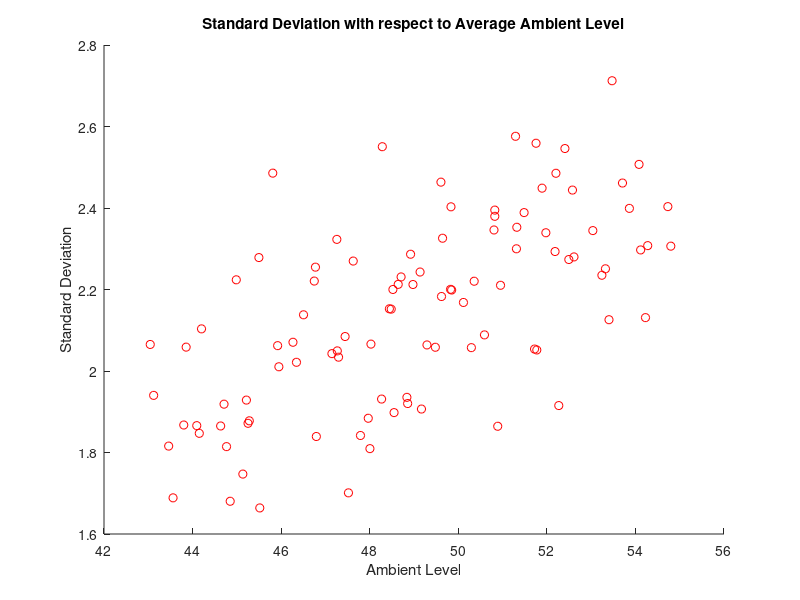
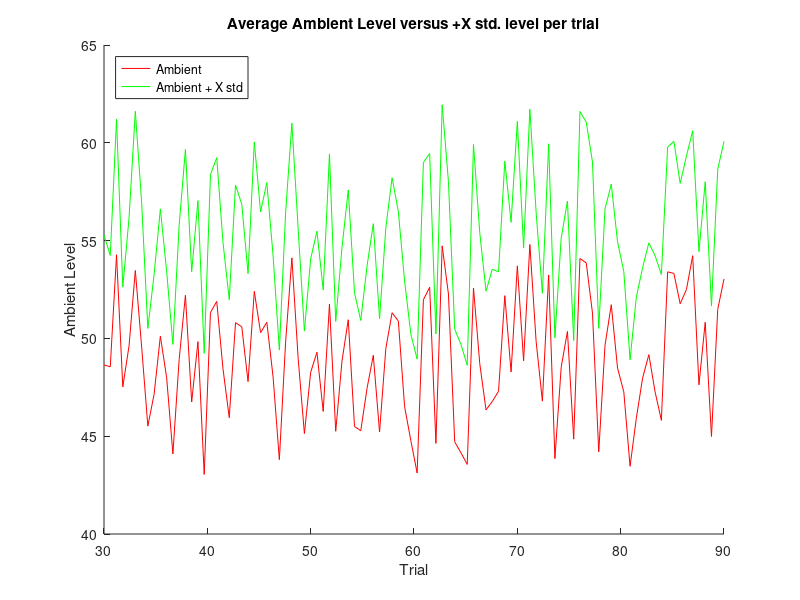
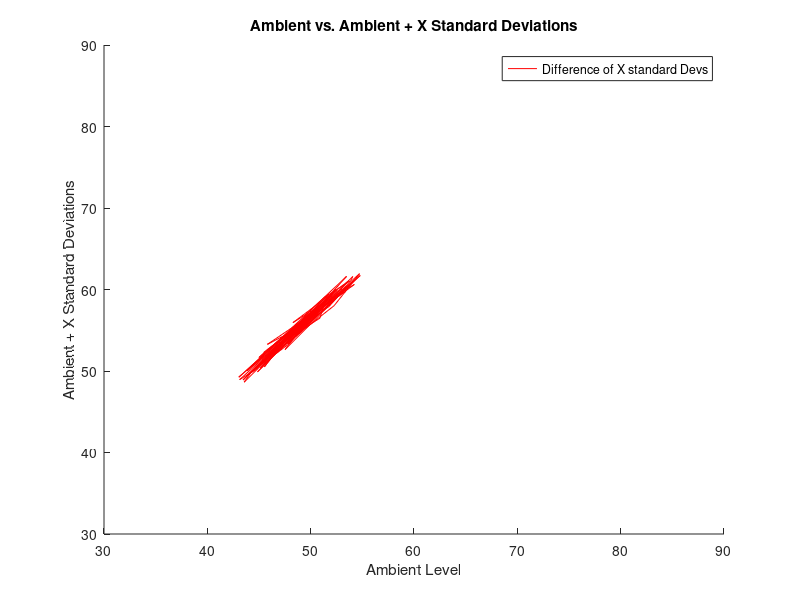
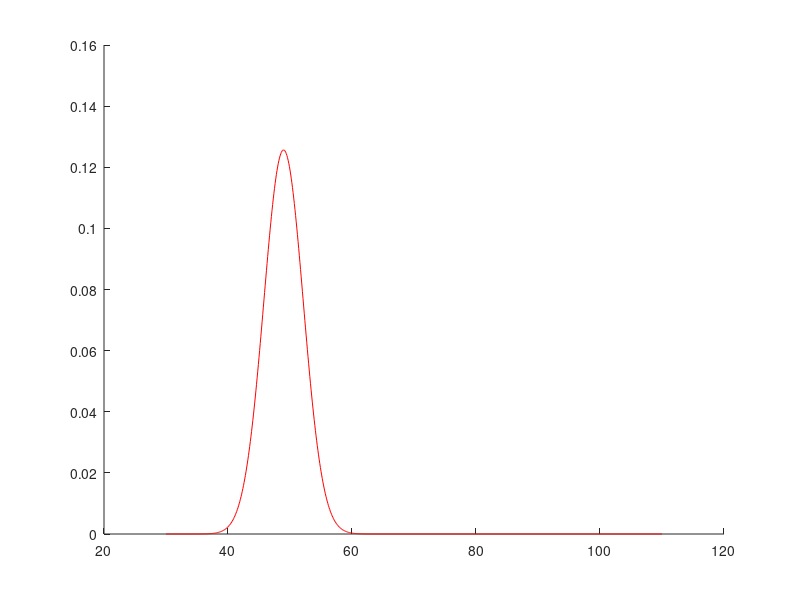

Recreate these plots in MATLAB, in order. (Note: this script raises an error after producing the figures.)
%Senior Design ECE457 Project Group 9
%Fall 2019
%Random Sound Level Analyzer ECE457
clf;clear all; clc; close all;

%%%%%%%%%%%%%%%%%%%%%%%%%%%%%%%%%%%%%%%%%%%%%%
%%%%%%%%%%% USER MANIPUTLATION %%%%%%%%%%%%%%%
%%%%%%%%%%%%%%%%%%%%%%%%%%%%%%%%%%%%%%%%%%%%%%
sdevs = 3; %How many standard deviations?
sets = 100; %How many data sets?
N = 30; %Now many trials in a set?
ambmin = 40; %Base ambient minimum
ambcenter = 10; %adds variation to the ambient by set
sz = 36; %Size of scatter circles
%%%%%%%%%%%%%%%%%%%%%%%%%%%%%%%%%%%%%%%%%%%%%%
%%%%%%%%%%%%%%%%%%%%%%%%%%%%%%%%%%%%%%%%%%%%%%
%%%%%%%%%%%%%%%%%%%%%%%%%%%%%%%%%%%%%%%%%%%%%%

x = [30:0.1:110]; %Setting x axis for 'normpdf' plot
x1 = linspace(30,90,sets);
DataMat = zeros(N,1); %Predefine Data Matrix
TotalData = zeros(N, sets);
number = 0;
amb4 = 0;
AllAveAmb = zeros(1,sets);
AllStdAmb = zeros(1,sets);
AllAveplus3std = zeros(1,sets);

for c = 1:sets
    amb54 = ambmin+ ambcenter*rand;
    for k=1:N
   
        amb4 = amb54+amb54*rand/6;%amb54+amb54*rand*rand/8;
        TotalData(k,c) = amb4;
        
%        AveAmb = mean(TotalData(:,c)); %Calculate Averages
%        StdAmb = std(TotalData(:,c)); %Calculate Standard Deviations
        

        
        
    end
        
        AveAmb = mean(TotalData(:,c)); %Calculate Averages
        StdAmb = std(TotalData(:,c)); %Calculate Standard Deviations
    AllAveAmb(1,c) = AveAmb;
    AllStdAmb(1,c) = StdAmb;
%    AllAveplus3std(1,c) = AveAmb+sdevs.*StdAmb;            
end
%y = sort(AllAveAmb);
%z = sort(AllStdAmb);
AllAveplus3std = AllAveAmb+sdevs.*AllStdAmb;
%TotalData %Print Data Matrix to command window

%GauAmb = normpdf(x,AveAmb,StdAmb);

%AveAmb = mean(TotalData(:,1)); %Calculate Averages

%StdAmb = std(TotalData(:,1)); %Calculate Standard Deviation


figure(1)
scatter(AllAveAmb, AllStdAmb, sz, 'r') %Ambient

%plot(f,AllAveAmb, AllStdAmb, 'p')
title('Standard Deviation with respect to Average Ambient Level')
xlabel('Ambient Level')
ylabel('Standard Deviation')

figure(2)
hold on
plot(x1,AllAveAmb, 'r')
plot(x1,AllAveplus3std, 'g')
title('Average Ambient Level versus +X std. level per trial')
xlabel('Trial')
ylabel('Ambient Level')
legend({'Ambient','Ambient + X std'},'Location','northwest','NumColumns',1)
hold off

    %Gaussian of all ambients
        aveallave = mean(AllAveAmb)
        stdallstd = std(AllAveAmb)
        meanplusXstd = aveallave + sdevs*stdallstd
        GauAmbient = normpdf(x,aveallave,stdallstd);
    %Gaussian of all ambients plus 3 std
        %aveallave3 = mean(AllAveplus3std)
        %stdallstd3 = std(AllAveplus3std)
        %GauAmbient3 = normpdf(x,aveallave3,stdallstd3);
figure(3)
hold on
plot(AllAveAmb,AllAveplus3std, 'r')
hold off
xlim([30 90])
ylim([30 90])
%scatter(AllAveplus3std, 'g')
title('Ambient vs. Ambient + X Standard Deviations')
xlabel('Ambient Level')
ylabel('Ambient + X Standard Deviations')
legend({'Difference of X standard Devs'},'Location','northeast','NumColumns',1)


figure(4)
hold on
plot(x,GauAmbient, 'r')
xline(meanplusXstd, 'g')
hold off

%scatter(AllAveplus3std, 'g')
title('Average Ambient Level versus +X std. level per trial')
xlabel('Ambient Level')
ylabel('Probability Distribution')
legend({'Ambient','Average + X std'},'Location','northeast','NumColumns',1)
